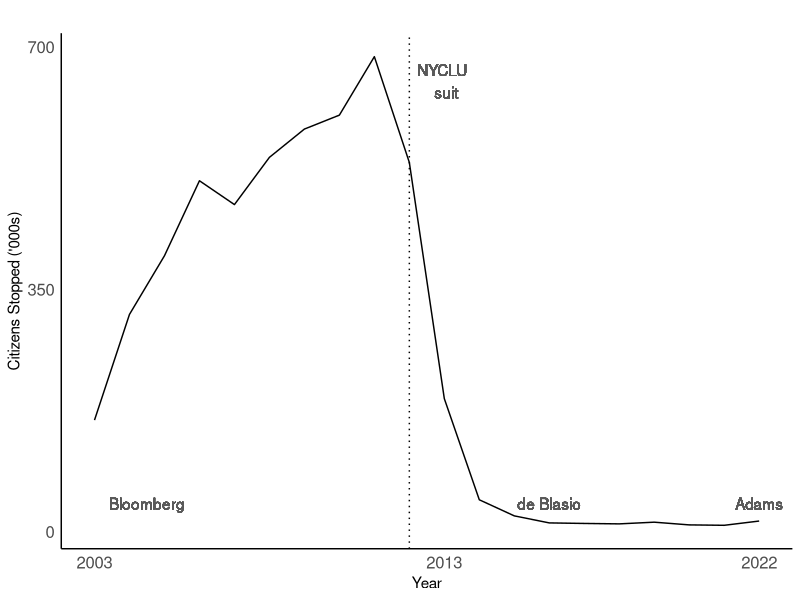

This chart was generated by the following R code:
## ---- chunk 1
#| echo: TRUE
#| warning: FALSE
#| include: FALSE

library(tidyverse)
library(readxl)
options(scipen = 10)



## ---- chunk 2

years <- c(2003, 2004, 2005, 2006, 2007, 2008, 2009, 2010, 2011, 2012, 2013, 2014, 2015, 2016, 2017, 2018, 2019, 2020, 2021, 2022 )
stops_frisks <- c(160851, 313523, 398191, 506491, 472096, 540302, 581168,  601285, 685724, 532911,  191851, 45787, 22563, 12405, 11629,  11008,   13459,9544 , 8947,  15102)  

sqf <- data.frame(years,stops_frisks)



sqf |> 
  ggplot(aes(years,stops_frisks)) +
  
  #geom_rect(aes(xmin=2002,xmax=2014,ymin=0,ymax=Inf),fill="#003585",alpha=0.01)+
  #geom_rect(aes(xmin=2014,xmax=2021,ymin=0,ymax=Inf),fill="#FFFFFF",alpha=0.01)+
  #geom_rect(aes(xmin=2021,xmax=2022,ymin=0,ymax=Inf),fill="#FF6600",alpha=0.01)+
  geom_line()+
  xlab("Year")+
  ylab("Citizens Stopped ('000s)")+
  labs(title="")+
  theme_minimal()+
  scale_y_continuous(breaks = c(0,350000,700000), labels = c("0","350","700"))+
  scale_x_continuous(breaks = c(2003,2013,2022))+
  geom_text(label="Bloomberg", x = 2004.5, y = 40000, color="gray35" ) +
  geom_text(label="de Blasio", x = 2016, y = 40000, color="gray35" ) +
  geom_text(label="Adams", x = 2022, y = 40000, color="gray35" ) +
  geom_text(label="NYCLU \n suit", x = 2013, y = 650000, color="gray35" ) +
  geom_vline(xintercept=2012, linetype = 3 ) +
  theme(
    panel.grid.major = element_blank(),
    panel.grid.minor = element_blank(),
    axis.line = element_line(color = "black"),
    axis.text=element_text(size=12)
  
  )
